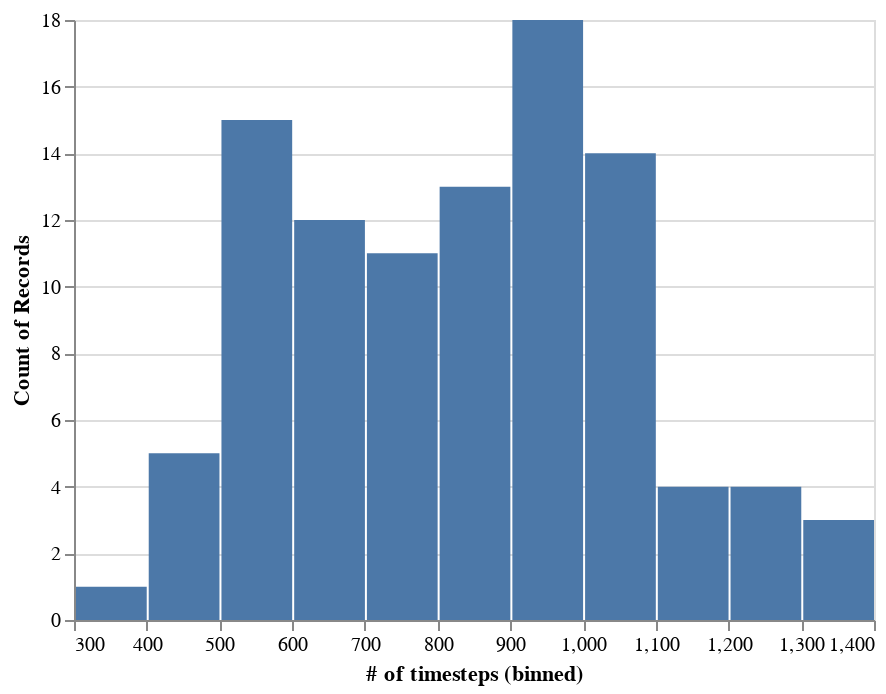

Here is the notebook cell this chart was saved with:
### Code cell
dataset = Dataset.generate(train_outlier_prob=0, n_samples=100)
sample_size_df = pd.DataFrame([len(s) for s in dataset.samples], columns=['# of timesteps'])
alt.Chart(sample_size_df).mark_bar().encode(
    alt.X("# of timesteps:Q", bin=True),
    y='count()',
)

### Figure 1 — Vega-Lite specification as saved in the notebook (floating-point values rounded to 4 significant figures)
{"config": {"view": {"continuousWidth": 400, "continuousHeight": 300}}, "data": {"name": "data-6afb7bf75234cc4006e33c6a84dcc351"}, "mark": "bar", "encoding": {"x": {"type": "quantitative", "bin": true, "field": "# of timesteps"}, "y": {"type": "quantitative", "aggregate": "count"}}, "$schema": "https://vega.github.io/schema/vega-lite/v4.8.1.json", "datasets": {"data-6afb7bf75234cc4006e33c6a84dcc351": [{"# of timesteps": 1020}, {"# of timesteps": 996}, {"# of timesteps": 532}, {"# of timesteps": 836}, {"# of timesteps": 680}, {"# of timesteps": 768}, {"# of timesteps": 508}, {"# of timesteps": 844}, {"# of timesteps": 848}, {"# of timesteps": 844}, {"# of timesteps": 996}, {"# of timesteps": 1240}, {"# of timesteps": 1060}, {"# of timesteps": 716}, {"# of timesteps": 1304}, {"# of timesteps": 1248}, {"# of timesteps": 536}, {"# of timesteps": 968}, {"# of timesteps": 508}, {"# of timesteps": 428}, {"# of timesteps": 952}, {"# of timesteps": 836}, {"# of timesteps": 728}, {"# of timesteps": 780}, {"# of timesteps": 944}, {"# of timesteps": 504}, {"# of timesteps": 636}, {"# of timesteps": 524}, {"# of timesteps": 1188}, {"# of timesteps": 952}, {"# of timesteps": 1080}, {"# of timesteps": 500}, {"# of timesteps": 1116}, {"# of timesteps": 952}, {"# of timesteps": 912}, {"# of timesteps": 776}, {"# of timesteps": 940}, {"# of timesteps": 960}, {"# of timesteps": 840}, {"# of timesteps": 1260}, {"# of timesteps": 704}, {"# of timesteps": 660}, {"# of timesteps": 768}, {"# of timesteps": 952}, {"# of timesteps": 548}, {"# of timesteps": 608}, {"# of timesteps": 788}, {"# of timesteps": 680}, {"# of timesteps": 536}, {"# of timesteps": 412}, {"# of timesteps": 1004}, {"# of timesteps": 1056}, {"# of timesteps": 944}, {"# of timesteps": 844}, {"# of timesteps": 1056}, {"# of timesteps": 1348}, {"# of timesteps": 796}, {"# of timesteps": 1308}, {"# of timesteps": 636}, {"# of timesteps": 696}, {"# of timesteps": 1272}, {"# of timesteps": 1096}, {"# of timesteps": 1068}, {"# of timesteps": 828}, {"# of timesteps": 672}, {"# of timesteps": 828}, {"# of timesteps": 680}, {"# of timesteps": 768}, {"# of timesteps": 1080}, {"# of timesteps": 948}, {"# of timesteps": 1036}, {"# of timesteps": 460}, {"# of timesteps": 1016}, {"# of timesteps": 560}, {"# of timesteps": 740}, {"# of timesteps": 1036}, {"# of timesteps": 1064}, {"# of timesteps": 516}, {"# of timesteps": 416}, {"# of timesteps": 576}, {"# of timesteps": 880}, {"# of timesteps": 1160}, {"# of timesteps": 456}, {"# of timesteps": 1084}, {"# of timesteps": 996}, {"# of timesteps": 876}, {"# of timesteps": 352}, {"# of timesteps": 956}, {"# of timesteps": 924}, {"# of timesteps": 568}, {"# of timesteps": 508}, {"# of timesteps": 996}, {"# of timesteps": 1196}, {"# of timesteps": 600}, {"# of timesteps": 920}, {"# of timesteps": 832}, {"# of timesteps": 532}, {"# of timesteps": 680}, {"# of timesteps": 640}, {"# of timesteps": 816}]}}
